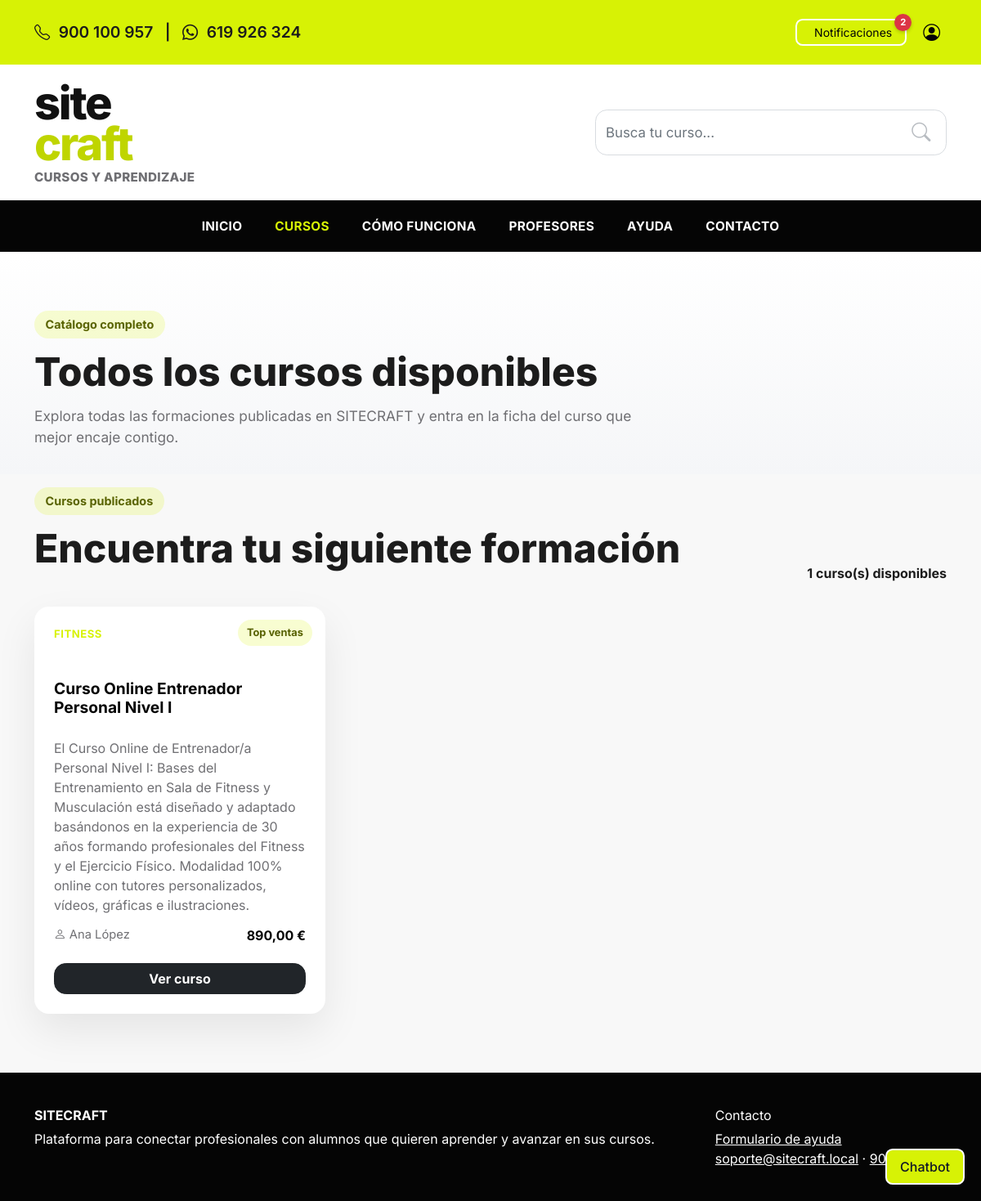
The app's page /cursos.php (signed in) with its own data.
### tables this page shows
CREATE TABLE courses (
    id BIGINT UNSIGNED AUTO_INCREMENT PRIMARY KEY,
    slug VARCHAR(120) NOT NULL,
    title VARCHAR(180) NOT NULL,
    description TEXT NULL,
    price DECIMAL(10,2) NOT NULL DEFAULT 0.00,
    currency CHAR(3) NOT NULL DEFAULT 'EUR',
    duration_days INT UNSIGNED NULL,
    is_published TINYINT(1) NOT NULL DEFAULT 0,
    css_file VARCHAR(220) NULL COMMENT 'Ruta CSS específica del curso, p.ej. assets/css/pages/courses/entrenador-personal-nivel-i.css',
    created_at TIMESTAMP NOT NULL DEFAULT CURRENT_TIMESTAMP,
    updated_at TIMESTAMP NOT NULL DEFAULT CURRENT_TIMESTAMP ON UPDATE CURRENT_TIMESTAMP,
    UNIQUE KEY uq_courses_slug (slug),
    KEY idx_courses_published (is_published)
);

### public/cursos.php (called while the page is built, shortened)
<?php
require __DIR__ . '/../app/config/database.php';
try {
    $statement = db()->query(<<<'SQL'
        SELECT
            c.id,
            c.slug,
            c.title,
            c.description,
            c.price,
            c.currency,
            COALESCE(MIN(u.full_name), 'Profesor pendiente') AS teacher_name
        FROM courses c
        LEFT JOIN course_teachers ct ON ct.course_id = c.id
        LEFT JOIN users u ON u.id = ct.user_id
        WHERE c.is_published = 1
        GROUP BY c.id, c.slug, c.title, c.description, c.price, c.currency
        ORDER BY c.created_at DESC
    SQL);
    $courses = array_map(static function (array $course): array {
        return [
            'id' => (int) $course['id'],
            'slug' => $course['slug'],
            'title' => $course['title'],
            'category' => courseCategoryFromSlug($course['slug']),
            'teacher' => $course['teacher_name'],
            'price' => formatPrice((float) $course['price'], $course['currency']),
            'description' => $course['description'] ?: 'Próximamente tendrás más información sobre este curso.',
            'badge' => courseBadgeFromPrice((float) $course['price']),
        ];
    }, $statement->fetchAll());
} catch (Throwable $exception) {
    $courseLoadError = 'No se han podido cargar los cursos en este momento.';
}
function courseCategoryFromSlug(string $slug): string
{
    $normalizedSlug = strtolower($slug);
    return match (true) {
        str_contains($normalizedSlug, 'fit'), str_contains($normalizedSlug, 'nutri'), str_contains($normalizedSlug, 'entren') => 'Fitness',
        str_contains($normalizedSlug, 'idioma'), str_contains($normalizedSlug, 'english'), str_contains($normalizedSlug, 'ingles') => 'Idiomas',
        str_contains($normalizedSlug, 'program'), str_contains($normalizedSlug, 'web'), str_contains($normalizedSlug, 'code') => 'Programación',
        default => 'General',
    };
}
function courseBadgeFromPrice(float $price): string
{
    return match (true) {
        $price === 0.0 => 'Gratis',
        $price >= 50 => 'Top ventas',
        $price >= 30 => 'Popular',
        default => 'Nuevo',
    };
}
function formatPrice(float $price, string $currency): string
{
    $symbol = strtoupper($currency) === 'EUR' ? '€' : strtoupper($currency);
    return number_format($price, 2, ',', '.') . ' ' . $symbol;
}
require __DIR__ . '/../app/views/layouts/header.php';
require __DIR__ . '/../app/views/courses/catalog.php';
require __DIR__ . '/../app/views/layouts/footer.php';

### app/config/database.php (called while the page is built, shortened)
<?php
function db(): PDO
{
    static $pdo = null;
    if ($pdo instanceof PDO) {
        return $pdo;
    }
    $host = '127.0.0.1';
    $port = 3306;
    $database = 'sitecraft';
    $username = 'root';
    $password = '';
    $charset = 'utf8mb4';
    $dsn = sprintf('mysql:host=%s;port=%d;dbname=%s;charset=%s', $host, $port, $database, $charset);
    $options = [
        PDO::ATTR_ERRMODE => PDO::ERRMODE_EXCEPTION,
        PDO::ATTR_DEFAULT_FETCH_MODE => PDO::FETCH_ASSOC,
        PDO::ATTR_EMULATE_PREPARES => false,
    ];
    $pdo = new PDO($dsn, $username, $password, $options);
    return $pdo;
}

### app/helpers/auth.php (called while the page is built, shortened)
<?php
function appBasePath(): string
{
    static $basePath = null;
    if ($basePath !== null) {
        return $basePath;
    }
    $scriptName = str_replace('\\', '/', $_SERVER['SCRIPT_NAME'] ?? '');
    $publicMarker = '/public/';
    $markerPosition = strpos($scriptName, $publicMarker);
    $dir = str_replace('\\', '/', dirname($scriptName));
    $dir = $dir === '/' ? '' : rtrim($dir, '/');
    $basePath = $dir;
    return $basePath;
}
function appUrl(string $path = ''): string
{
    $basePath = appBasePath();
    $normalizedPath = ltrim($path, '/');
    return $basePath === '' ? '/' . $normalizedPath : $basePath . '/' . $normalizedPath;
}

### app/views/courses/catalog.php (the view, shortened to what this page needs)
<section class="catalog-hero">
    <div class="container">
        <div class="catalog-hero__content">
            <span class="eyebrow">Catálogo completo</span>
            <h1>Todos los cursos disponibles</h1>
            <p>Explora todas las formaciones publicadas en SITECRAFT y entra en la ficha del curso que mejor encaje contigo.</p>
        </div>
    </div>
</section>
<section class="courses-section courses-section--catalog">
    <div class="container">
        <div class="section-heading">
            <div>
                <span class="eyebrow">Cursos publicados</span>
                <h2>Encuentra tu siguiente formación</h2>
            </div>
            <span class="section-link"><?= count($courses); ?> curso(s) disponibles</span>
        </div>
        <?php if (!empty($courseLoadError)): ?>
            <div class="catalog-message catalog-message--error">
                <i class="bi bi-exclamation-triangle-fill"></i>
                <span><?= htmlspecialchars($courseLoadError, ENT_QUOTES, 'UTF-8'); ?></span>
            </div>
        <?php else: ?>
            <div class="row g-4">
                <?php foreach ($courses as $course): ?>
                    <div class="col-md-6 col-xl-4">
                        <article class="course-card course-card--catalog">
                            <span class="course-card__badge"><?= htmlspecialchars($course['badge'], ENT_QUOTES, 'UTF-8'); ?></span>
                            <span class="course-card__category"><?= htmlspecialchars($course['category'], ENT_QUOTES, 'UTF-8'); ?></span>
                            <h3><?= htmlspecialchars($course['title'], ENT_QUOTES, 'UTF-8'); ?></h3>
                            <p><?= htmlspecialchars($course['description'], ENT_QUOTES, 'UTF-8'); ?></p>
                            <div class="course-card__meta">
                                <span><i class="bi bi-person"></i> <?= htmlspecialchars($course['teacher'], ENT_QUOTES, 'UTF-8'); ?></span>
                                <strong><?= htmlspecialchars($course['price'], ENT_QUOTES, 'UTF-8'); ?></strong>
                            </div>
                            <a href="<?= htmlspecialchars(appUrl('curso.php?slug=' . $course['slug']), ENT_QUOTES, 'UTF-8'); ?>" class="btn btn-dark w-100">Ver curso</a>
                        </article>
                    </div>
                <?php endforeach; ?>
            </div>
        <?php endif; ?>
    </div>
</section>

### records on screen
courses: badge "Top ventas", category "FITNESS", title "Curso Online Entrenador Personal Nivel I", description "El Curso Online de Entrenador/a Personal Nivel I: Bases del Entrenamiento en Sala de Fitness y Musculación está diseñado y adaptado basándonos en la experiencia de 30 años formando profesionales del Fitness y el Ejercicio Físico. Modalidad 100% online con tutores personalizados, vídeos, gráficas e ilustraciones.", teacher "Ana López", price "890,00 €"

### other values on screen
$phonePrimary "900 100 957"
$phoneSecondary "619 926 324"
$unreadCount "2"
count($courses) "1"
